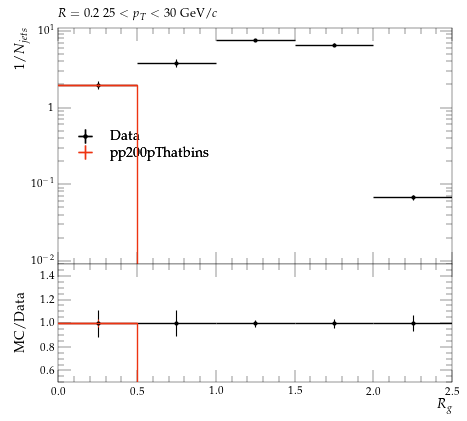

The Python source for this figure:
#! /usr/bin/env python3

# This Python script was auto-generated using YODA v2.1.0.
# Analysis object: /STAR_2020_I1783875/d33-x01-y01
# Timestamp: 08-10-2025 (02:59:01)

import matplotlib as mpl
import matplotlib.pyplot as plt
mpl.use('Agg') # comment out for interactive use
import os
import numpy as np
from numpy import nan, inf

plotDir = os.path.split(os.path.realpath(__file__))[0]
if 'YODA_USER_PLOT_PATH' in globals():
    plot_outdir = globals()['YODA_USER_PLOT_PATH']
else:
    plot_outdir = plotDir

#plot style
plt.style.use(os.path.join(plotDir, '../default.mplstyle'))
# plot metadata
figW, figH = plt.rcParams['figure.figsize']
ax_xLabel = r'$R_{g}$'
ax_yLabel = r'$1/N_{jets}$'
ax_title  = r'$R=0.2 ~ 25 < p_{T} < 30$ GeV/$c$'
ax_xScale = 'linear'
ax_yScale = 'log'
xLims = (0.0, 2.5)
yLims = (0.009000000000000001, 11.0)

# TeX-friendly labels for the legend
labels = {
    'legend' : ([ r"Data", r"pp200pThatbins" ], r""),
}

# Adjust canvas width and height
canvasW = 10.0
canvasH = 9.0
figW *= canvasW/10.
figH *= canvasH/9.

# Create figure and axis objects
fig, (ax, ratio0_ax) = plt.subplots(2, 1, sharex=True,
                  figsize=(figW,figH), gridspec_kw={'height_ratios': (6.0, 3.0)})

# Set figure margins
plt.subplots_adjust(
    left   = 1.0 * plt.rcParams['figure.subplot.left'],
    right  = 1.0 * plt.rcParams['figure.subplot.right'],
    top    = 1.0 * plt.rcParams['figure.subplot.top'],
    bottom = 1.0 * plt.rcParams['figure.subplot.bottom'])

ratio0_ax.yaxis.set_major_locator(mpl.ticker.MultipleLocator(0.2))
ratio0_ax.set_ylim(0.5, 1.4999)
ratio0_ax.set_ylabel('MC/Data')

# the numerical data is stored in a separate file
dataf = dict()
prefix = os.path.split(__file__)[0]
if prefix:    prefix = prefix + '/'
exec(open(prefix+'d33-x01-y01__data.py').read(), dataf)


legend_handles = dict() # keep track of handles for the legend

# style options for curves
# starts at zorder>=5 to draw curve on top of legend
styles = {
  'Data': {
    'color' : 'black',
    'linestyle' : '-',
    'linewidth' : 1,
    'marker' : 'o',
    'markersize' : 2,
    'capsize' : 0.0,
    'zorder' : 5,
    'histstyle' : 0,
    'drawstyle' : 'steps-pre',
    'xerrorbars' : 1,
    'yerrorbars' : 1,
    'fillcolor' : None,
    'fillopacity' : 1.0,
    'ratio0_linestyle' : '-',
    'ratio0_linewidth' : 1,
    'ratio0_marker' : 'o',
    'ratio0_markersize' : 2,
    'ratio0_capsize' : 0.0,
    'ratio0_zorder' : 5,
    'ratio0_histstyle' : 0,
    'ratio0_drawstyle' : 'steps-pre',
    'ratio0_xerrorbars' : 1,
    'ratio0_yerrorbars' : 1,
  },
  'pp200pThatbins.yoda': {
    'color' : '#EE3311',
    'linestyle' : '-',
    'linewidth' : 1,
    'marker' : 'none',
    'markersize' : 2,
    'capsize' : 0.0,
    'zorder' : 6,
    'histstyle' : 1,
    'drawstyle' : 'steps-pre',
    'xerrorbars' : 1,
    'yerrorbars' : 1,
    'fillcolor' : None,
    'fillopacity' : 1.0,
    'ratio0_linestyle' : '-',
    'ratio0_linewidth' : 1,
    'ratio0_marker' : 'none',
    'ratio0_markersize' : 2,
    'ratio0_capsize' : 0.0,
    'ratio0_zorder' : 6,
    'ratio0_histstyle' : 1,
    'ratio0_drawstyle' : 'steps-pre',
    'ratio0_xerrorbars' : 1,
    'ratio0_yerrorbars' : 1,
  },
}

# curve from input yoda files in main panel
for label, yvals in dataf['yvals'].items():
    if all(np.isnan(v) for v in dataf['yvals'][label]):
        continue
    tmp = None
    if styles[label]['histstyle']: # draw as histogram
        xpos = dataf['xedges'][label] if styles[label]['drawstyle'] else dataf['xpoints'][label]
        ypos = np.insert(yvals, 0, yvals[0]) if styles[label]['drawstyle'] else yvals
        if styles[label]['fillcolor']: # fill area below curve
            ax.fill_between(xpos, ypos, step='pre',
                            color=styles[label]['fillcolor'],
                            alpha=styles[label]['fillopacity'])
        tmp, = ax.plot(xpos, ypos,
                       color=styles[label]['color'],
                       linestyle=styles[label]['linestyle'],
                       linewidth=styles[label]['linewidth'],
                       drawstyle=styles[label]['drawstyle'], solid_joinstyle='miter',
                       zorder=styles[label]['zorder'], label=label)
    tmp = ax.errorbar(dataf['xpoints'][label], yvals,
                      xerr=np.array(dataf['xerrs'][label])*styles[label]['xerrorbars'],
                      yerr=np.array(dataf['yerrs'][label])*styles[label]['yerrorbars'],
                      fmt=styles[label]['marker'], capsize=styles[label]['capsize'],
                      markersize=styles[label]['markersize'],
                      ecolor=styles[label]['color'],
                      color=styles[label]['color'], zorder=styles[label]['zorder'])
    tmp[-1][0].set_linestyle(styles[label]['linestyle'])
    tmp[-1][0].set_linewidth(styles[label]['linewidth'])
    if label in dataf['add_legend_handle']:  legend_handles[label] = tmp
    for varLabel in dataf['variation_yvals'].keys():
        if varLabel.startswith(label):
            tmp, = ax.plot(dataf['xedges'][label], dataf['variation_yvals'][varLabel],
                           color=styles[label]['color'],
                           linestyle=styles[label]['linestyle'],
                           linewidth=styles[label]['linewidth'],
                           drawstyle='steps-pre', solid_joinstyle='miter',
                           zorder=styles[label]['zorder'], alpha=0.5)


# plots on ratio panel
# curve from input yoda files in ratio panel
for label, yvals in dataf['ratio0_yvals'].items():
    if all(np.isnan(v) for v in yvals):
        continue
    if styles[label]['ratio0_histstyle']: # plot as histogram
        xpos = dataf['xedges']['Data'] if styles[label]['ratio0_drawstyle'] else dataf['xpoints']['Data']
        ypos = np.insert(yvals, 0, yvals[0]) if styles[label]['ratio0_drawstyle'] else yvals
        ratio0_ax.plot(xpos, ypos,
                       color=styles[label]['color'],
                       linewidth=styles[label]['linewidth'],
                       linestyle=styles[label]['ratio0_linestyle'],
                       drawstyle=styles[label]['ratio0_drawstyle'], zorder=styles[label]['zorder'],
                       solid_joinstyle='miter')
    tmp = ratio0_ax.errorbar(dataf['xpoints']['Data'], yvals,
                             xerr=np.array(dataf['ref_xerrs'])*styles[label]['ratio0_xerrorbars'],
                             yerr=np.array(dataf['ratio0_yerrs'][label])*styles[label]['ratio0_yerrorbars'],
                             fmt=styles[label]['ratio0_marker'], capsize=styles[label]['ratio0_capsize'],
                             markersize=styles[label]['ratio0_markersize'],
                             ecolor=styles[label]['color'],
                             color=styles[label]['color'])
    tmp[-1][0].set_linestyle(styles[label]['ratio0_linestyle'])
    tmp[-1][0].set_linewidth(styles[label]['ratio0_linewidth'])

    for varlabel in dataf['ratio0_variation_vals'].keys():
        if varlabel.startswith(label):
            ratio0_ax.plot(dataf['xedges']['Data'],
                            dataf['ratio0_variation_vals'][varlabel],
                            color=styles[label]['color'],
                            linestyle=styles[label]['linestyle'],
                            linewidth=styles[label]['linewidth'],
                            drawstyle='steps-pre', solid_joinstyle='miter',
                            zorder=1, alpha=0.5)

legend_items = list(legend_handles.values())
ax.add_artist(ax.legend(legend_items,
                        labels['legend'][0],
                        title=labels['legend'][1],
                        alignment='left',
                        loc='center left',
                        bbox_to_anchor=(0.0, 0.5)))

# set plot metadata as defined above
ratio0_ax.set_xlabel(ax_xLabel)
ratio0_ax.xaxis.set_label_coords(1., -0.15)
ax.set_ylabel(ax_yLabel, ha='right', va='top')
ax.yaxis.set_label_coords(-0.11, 1.0)
ax.set_title(ax_title, loc='left')
ax.set_xscale(ax_xScale)
ax.set_yscale(ax_yScale)
ax.set_xlim(xLims)
ax.set_ylim(yLims)

# tick formatting
plt.rcParams['xtick.top'] = True
plt.rcParams['ytick.right'] = True
ax.yaxis.set_major_locator(mpl.ticker.LogLocator(base=10.0, numticks=np.inf))
ax.yaxis.set_minor_locator(mpl.ticker.LogLocator(
                           base=10.0, subs=np.arange(0.1, 1, 0.1), numticks=np.inf))
fig.align_ylabels((ax, ratio0_ax))
plt.savefig(os.path.join(plot_outdir, 'd33-x01-y01.pdf'), format='PDF')
plt.savefig(os.path.join(plot_outdir, 'd33-x01-y01.png'), format='PNG')

plt.close(fig)
